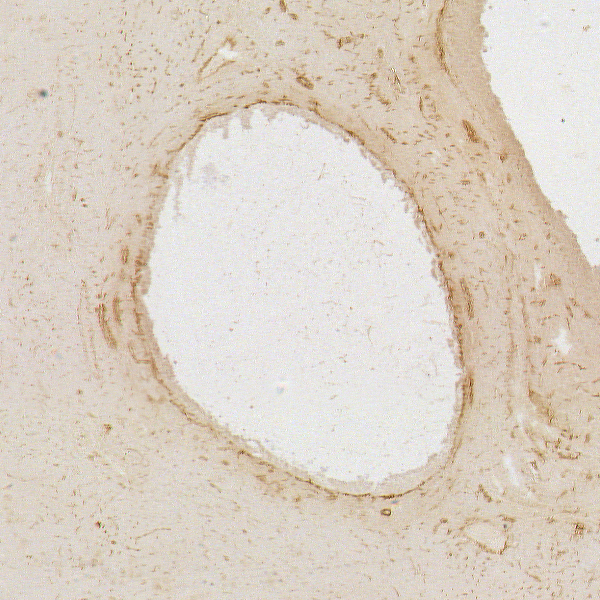
#> input picture Images/follicule.bmp, 600 x 600 px, found by its file name
$ jupyter execute --allow-errors tp_segmentation_of_follclides.ipynb
#> lines starting #> are read from the running program, lines starting #| are printed output that depends on the picture; after the words box and inside, x2 and y2 are one past the last pixel; in counts of white or black regions, pixels touching at a corner belong together
[cell 1]
import numpy as np
import matplotlib.pyplot as plt
from scipy.signal import convolve2d

from astropy.io import fits
from astropy.convolution import convolve, convolve_fft
import scipy.io as sio
from scipy import signal
from pathlib import Path
from scipy import ndimage
import scipy.ndimage as ndi
import imageio.v2 as imageio
from skimage import filters, morphology, measure, segmentation

[cell 2]
image_path = Path(r"..\Images\follicule.bmp")
image = plt.imread(image_path)
#> image is the input picture: shape (600, 600, 3); mean R, G, B 219.9, 209.6, 197.7
plt.imshow(image, cmap="gray")
plt.show()

B = image[:,:,2];
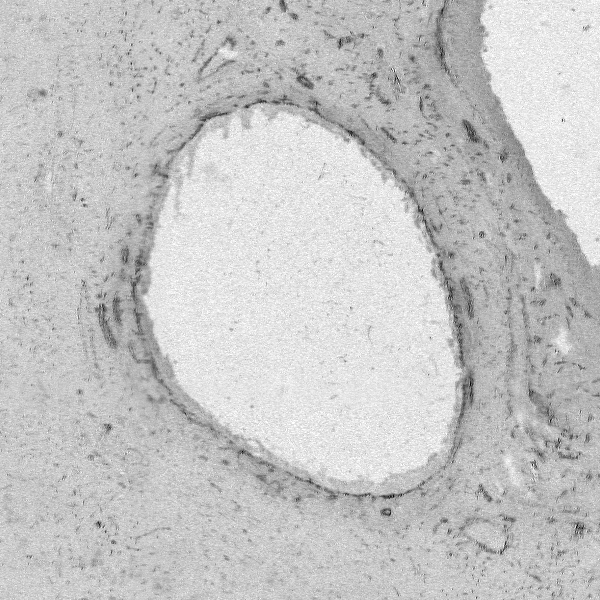
#> B: shape (600, 600); min 0, max 255, mean 197.7
antrum = B > 220;
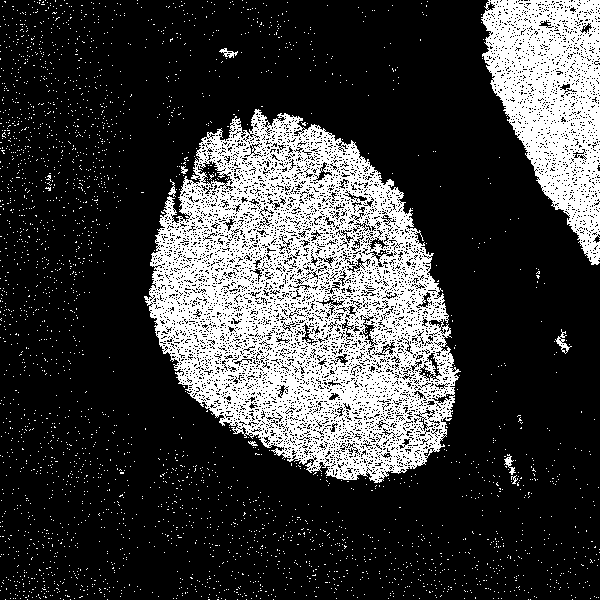
#> antrum: shape (600, 600) bool; 23.9% white; 2904 white regions (2895 under 20 px), largest, box (x1, y1, x2, y2) and area: (144, 109, 461, 483) 63782, (481, 0, 600, 265) 18141, (555, 329, 572, 354) 120
L = morphology.label(antrum, connectivity =2) ;
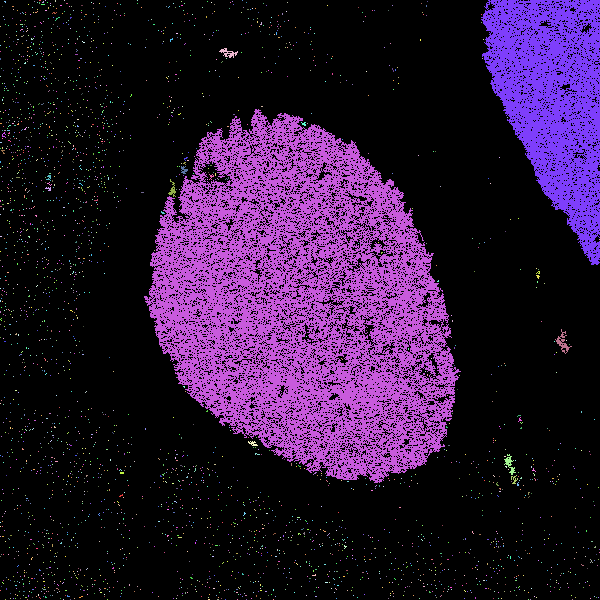
#> L: shape (600, 600) int32; 2905 distinct labels, from 0 to 2904; one colour per label, 0 black
antrum = L == L [300,300];
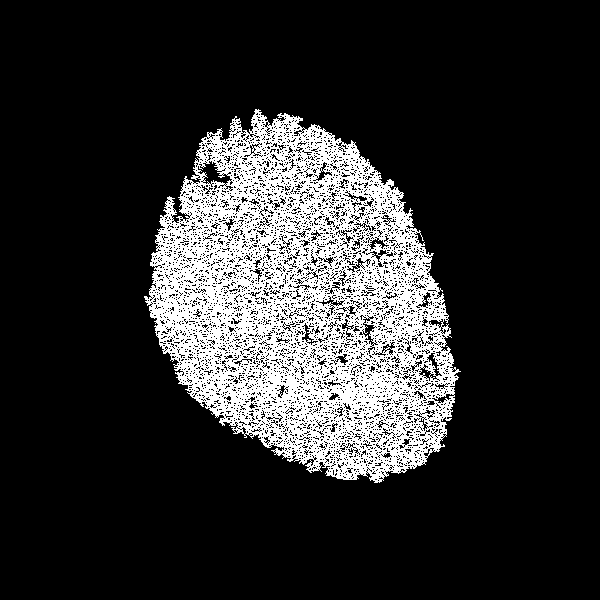
#> antrum: shape (600, 600) bool; 17.7% white; 1 white region, box (x1, y1, x2, y2) and area: (144, 109, 461, 483) 63782
antrum = ndimage.morphology. binary_fill_holes (antrum);
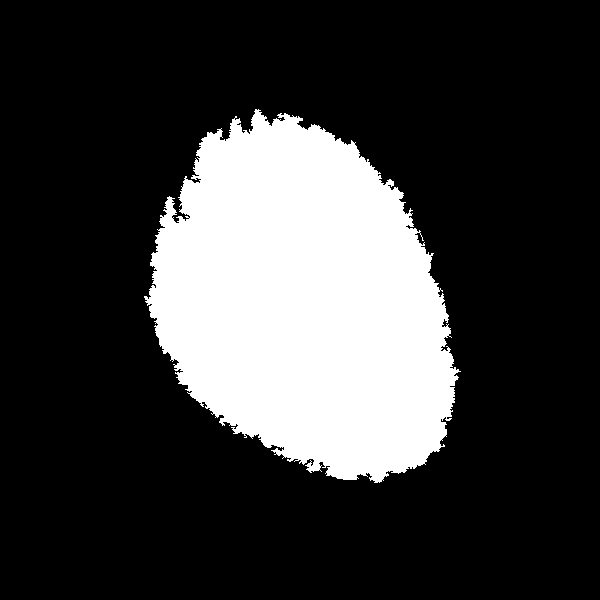
#> antrum: shape (600, 600) bool; 22.8% white; 1 white region, box (x1, y1, x2, y2) and area: (144, 109, 461, 483) 81945
plt .imshow(antrum);
plt.title('Antrum')
plt.show();

[cell 3]
se40 = morphology.disk(40) ;
theca = morphology.binary_dilation(antrum, footprint = se40);
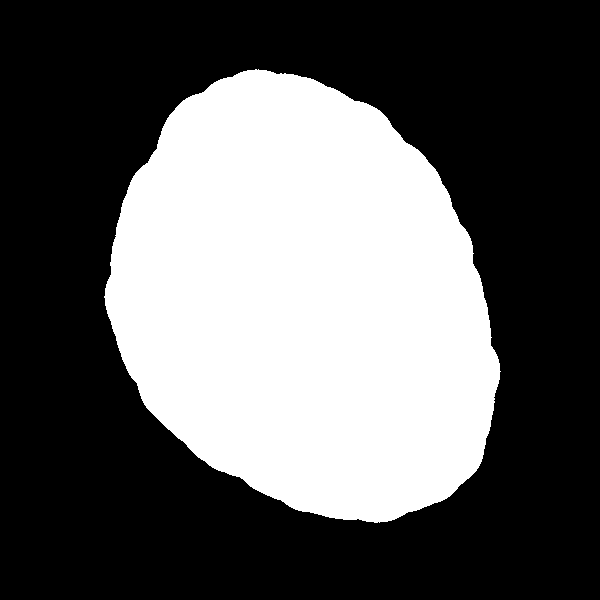
#> theca: shape (600, 600) bool; 37% white; 1 white region, box (x1, y1, x2, y2) and area: (104, 69, 501, 523) 133117
theca = theca & ~antrum;
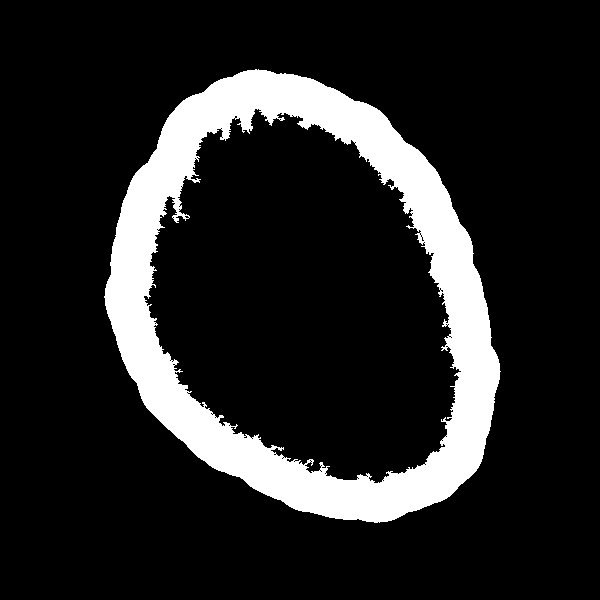
#> theca: shape (600, 600) bool; 14.2% white; 1 white region, box (x1, y1, x2, y2) and area: (104, 69, 501, 523) 51172
plt.imshow(theca);
plt.title ( 'Theca')
plt.show()

[cell 4]
vascularization = B < 140;
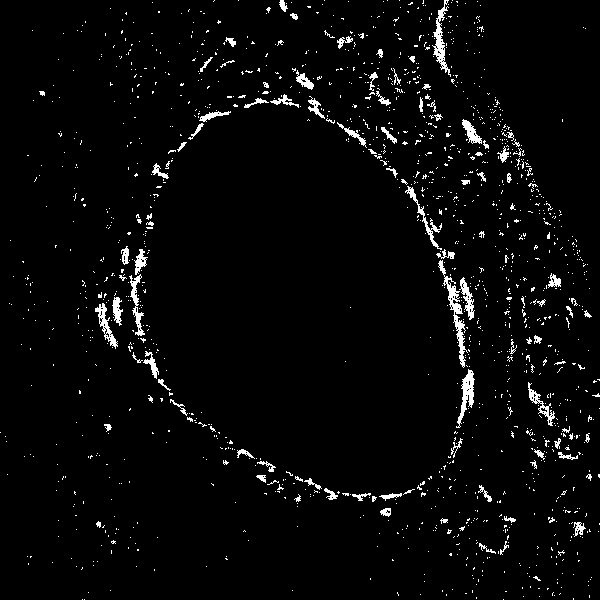
#> vascularization: shape (600, 600) bool; 3.3% white in thin lines or dots
vascularization = vascularization & theca
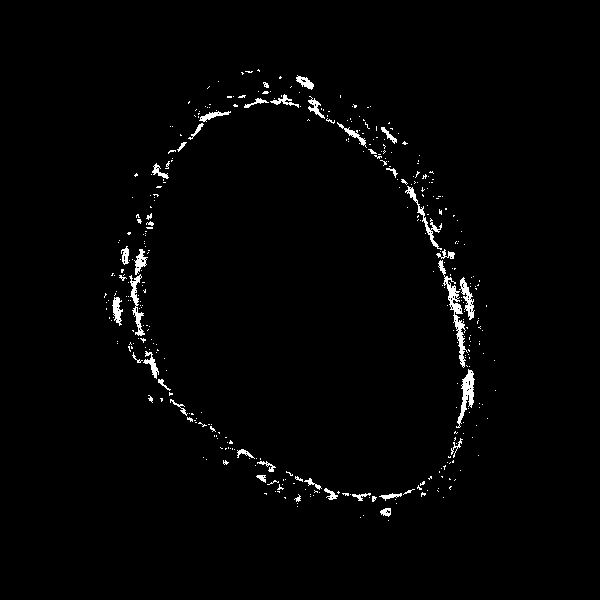
#> vascularization: shape (600, 600) bool; 1.6% white; 385 white regions (342 under 20 px), largest, box (x1, y1, x2, y2) and area: (438, 260, 468, 368) 634, (456, 369, 475, 428) 420, (129, 274, 145, 336) 320
plt.imshow(vascularization ) ;
plt.title ( 'vascularization' )
plt.show();

[cell 5]
circles = plt.imread(r"C:\Users\Hippolyte\Desktop\TB Images\Images\circles.TIF")
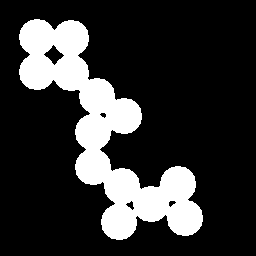
#> input picture Images/circles.TIF, 256 x 256 px, found by its file name
#> circles: shape (256, 256); 20.1% white; 1 white region, box (x1, y1, x2, y2) and area: (19, 19, 203, 240) 13199
